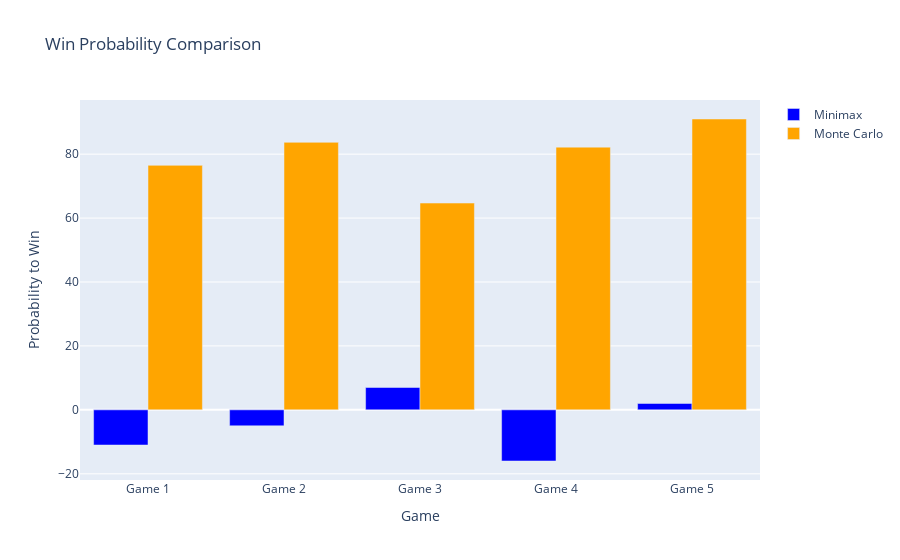

This figure's notebook cell:
### Markdown cell above
---
---
### Comparison with Both Chosen Methods

### Code cell
import plotly.graph_objects as go

# Odds of winning with Minimax and Monte Carlo
probabilidades_minimax = [-11, -5, 7, -16, 2]
probabilidades_montecarlo = [76.5, 83.7, 64.7, 82.2, 91]

# Create the bar chart
fig = go.Figure()

# Add Minimax data
fig.add_trace(go.Bar(x=list(range(1, len(probabilidades_minimax)+1)), y=probabilidades_minimax,
                     name='Minimax', marker_color='blue'))

# Add the Monte Carlo data
fig.add_trace(go.Bar(x=list(range(1, len(probabilidades_montecarlo)+1)), y=probabilidades_montecarlo,
                     name='Monte Carlo', marker_color='orange'))

# Customize the chart layout
fig.update_layout(title='Win Probability Comparison',
                  xaxis_title='Game',
                  yaxis_title='Probability to Win',
                  xaxis=dict(tickvals=list(range(1, len(probabilidades_minimax)+1)), 
                             ticktext=[f'Game {i+1}' for i in range(len(probabilidades_minimax))]))

# Show the graph
fig.show()

### Figure 1 — Plotly figure (JSON) as saved in the notebook; plotly's stock layout.template omitted (floating-point values rounded to 4 significant figures)
{"data": [{"marker": {"color": "blue"}, "name": "Minimax", "type": "bar", "x": [1, 2, 3, 4, 5], "y": [-11, -5, 7, -16, 2]}, {"marker": {"color": "orange"}, "name": "Monte Carlo", "type": "bar", "x": [1, 2, 3, 4, 5], "y": [76.5, 83.7, 64.7, 82.2, 91]}], "layout": {"title": {"text": "Win Probability Comparison"}, "xaxis": {"ticktext": ["Game 1", "Game 2", "Game 3", "Game 4", "Game 5"], "tickvals": [1, 2, 3, 4, 5], "title": {"text": "Game"}}, "yaxis": {"title": {"text": "Probability to Win"}}}}
